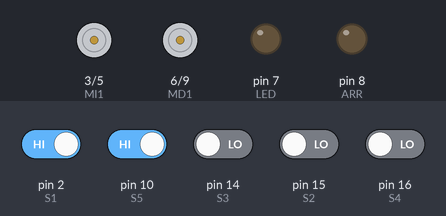
The sketch below on a simulated Arduino Uno, built with avr-gcc and run on an emulated ATmega328P. Shown: motor-driver pin pairs drawn as motors (green arrow = first pin HIGH = forward, orange = second pin HIGH = backward, longer = more drive), output pins drawn as LEDs (lit = HIGH). The test bench sets the inputs (shaded band); at power-on: pin 2 (S1), pin 10 (S5) HIGH, pin 14 (S3), pin 15 (S2), pin 16 (S4) LOW.

Above: at 1.2 s.
1.3 s: pin 2 (S1) driven LOW
At 2.4 s:
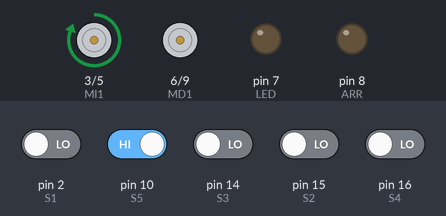
2.8 s: pin 2 (S1) driven HIGH and pin 10 (S5) driven LOW
At 3.6 s:
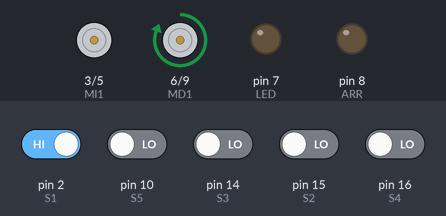
Timing chart, 0 to 5.8 s (numbered marks = the images above; inputs shaded):
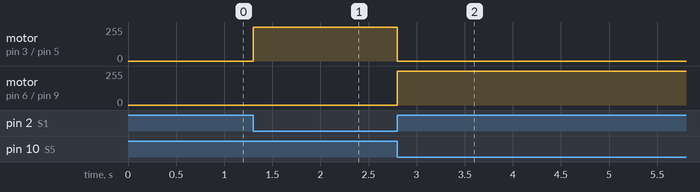

Measured:
- after the input at 1.3 s, motor on pin 3 (MI1) / pin 5 (MI2): stopped → forward 255/255 at once
- after the input at 2.8 s, motor on pin 3 (MI1) / pin 5 (MI2): forward 255/255 → stopped at once; motor on pin 6 (MD1) / pin 9 (MD2): stopped → forward 255/255 at once

The sketch:

REM3.0.ino
```cpp
int S1=2;
int S2=15;
int S3=14;
int S4=16;
int S5=10;
int MI1=3;
int MI2=5;
int MD1=6;
int MD2=9;
int LED=7;
int ARR=8;

int LS1;
int LS2;
int LS3;
int LS4;
int LS5;
int A;

void setup() {
  pinMode(S1,INPUT);
  pinMode(S2,INPUT);
  pinMode(S3,INPUT);
  pinMode(S4,INPUT);
  pinMode(S5,INPUT);
  pinMode(MI1,OUTPUT);//IN1
  pinMode(MI2,OUTPUT);//IN2
  pinMode(MD1,OUTPUT);//IN1
  pinMode(MD2,OUTPUT);//IN2
  pinMode(LED,OUTPUT);//LED
  pinMode(ARR,OUTPUT);//arrancador
}

void loop() {
  LS1=digitalRead(S1);
  LS2=digitalRead(S2);
  LS3=digitalRead(S3);
  LS4=digitalRead(S4);
  LS5=digitalRead(S5);
  A=digitalRead(ARR);

    if(LS1==0 && LS2==1 && LS3==1 && LS4==1 && LS5==0)
    {
      digitalWrite(MI1,HIGH);
      digitalWrite(MI2,LOW);
      digitalWrite(MD1,HIGH);
      digitalWrite(MD2,LOW);
    }
    else if(LS1==1 && LS2==0 && LS3==0 && LS4==0 && LS5==0)
    {
      digitalWrite(MI1,LOW);
      digitalWrite(MI2,LOW);
      digitalWrite(MD1,HIGH);
      digitalWrite(MD2,LOW);
    }
    else if(LS1==0 && LS2==1 && LS3==1 && LS4==0 && LS5==0)
    {
      digitalWrite(MI1,LOW);
      digitalWrite(MI2,LOW);
      digitalWrite(MD1,HIGH);
      digitalWrite(MD2,LOW);
    }
    else if(LS1==0 && LS2==0 && LS3==0 && LS4==0 && LS5==1)
    {
      digitalWrite(MI1,HIGH);
      digitalWrite(MI2,LOW);
      digitalWrite(MD1,LOW);
      digitalWrite(MD2,LOW);
    }
    else if(LS1==0 && LS2==0 && LS3==1 && LS4==1 && LS5==0)
    {
      digitalWrite(MI1,HIGH);
      digitalWrite(MI2,LOW);
      digitalWrite(MD1,LOW);
      digitalWrite(MD2,LOW);
    }
    else if(LS1==0 && LS2==0 && LS3==0 && LS4==0 && LS5==0)
    {
      digitalWrite(MI1,HIGH);
      digitalWrite(MI2,LOW);
      digitalWrite(MD1,LOW);
      digitalWrite(MD2,LOW);
    }


}
```
